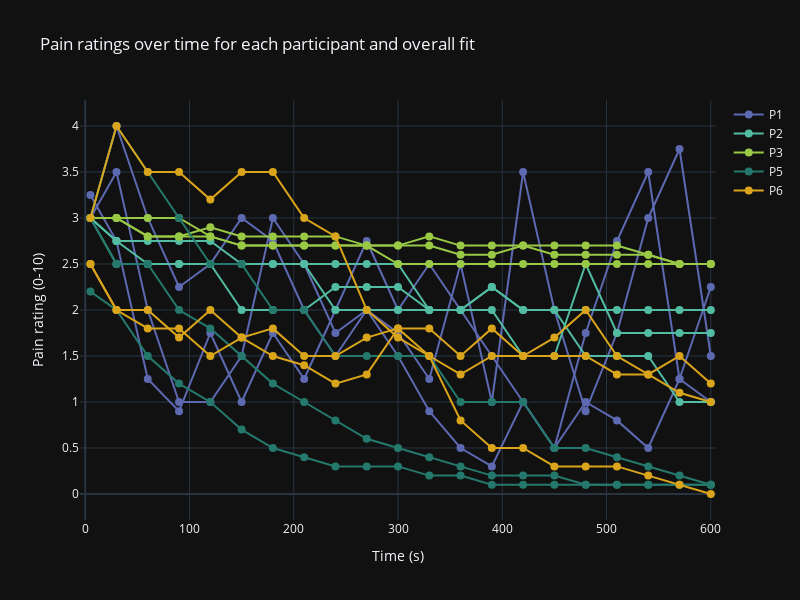

Write notebook code for a chart like this one.
### Markdown cell above
### Connected point-line plot of data (no fitting)

### Code cell
import plotly.graph_objects as go

tonic_data["pid"] = tonic_data["pid"].astype(str)
participant_numbers = np.unique(tonic_data["pid"])
p_colours = px.colors.qualitative.Vivid
fig = go.Figure()
for p in participant_numbers:
    for t in range(1,4):  # trials
        p=int(p)
        fig.add_trace(
            go.Scatter(
                x=tonic_data["timepoint"][(tonic_data["pid"] == str(p)) & (tonic_data["trial"] == t)],
                y=tonic_data["painrating"][(tonic_data["pid"] == str(p)) & (tonic_data["trial"] == t)]
                .to_numpy()
                .flatten(),
                mode='lines+markers',
                name=f"P{p}",
                marker=dict(size=10, opacity=0.8, color=p_colours[p]),
                showlegend = False if t>1 else True
            )
        )

fig.update_traces(
    marker_size=8,
    marker_opacity=1,
)
fig.update_layout(
    xaxis_title="Time (s)",
    yaxis_title="Pain rating (0-10)",
    width=800,
    height=600,
    template="plotly_dark",
    title="Pain ratings over time for each participant and trial",
)
fig.update_xaxes(range=[-5, 605])

fig.show()

### Figure 1 — Plotly figure (JSON) as saved in the notebook; plotly's stock layout.template omitted (floating-point values rounded to 4 significant figures)
{"data": [{"marker": {"color": "rgb(93, 105, 177)", "opacity": 1, "size": 8}, "mode": "lines+markers", "name": "P1", "showlegend": true, "type": "scatter", "x": [5, 30, 60, 90, 120, 150, 180, 210, 240, 270, 300, 330, 360, 390, 420, 450, 480, 510, 540, 570, 600], "y": [3, 4, 3, 2.25, 2.5, 3, 2.75, 2, 1.5, 2, 1.5, 0.9, 0.5, 0.3, 1, 0.5, 1.75, 2.75, 3.5, 1.25, 2.25]}, {"marker": {"color": "rgb(93, 105, 177)", "opacity": 1, "size": 8}, "mode": "lines+markers", "name": "P1", "showlegend": false, "type": "scatter", "x": [5, 30, 60, 90, 120, 150, 180, 210, 240, 270, 300, 330, 360, 390, 420, 450, 480, 510, 540, 570, 600], "y": [3, 3.5, 2, 1, 1, 1.5, 3, 2.5, 1.75, 2, 1.75, 1.25, 2.5, 1, 3.5, 2, 0.9, 1.75, 3, 3.75, 1.5]}, {"marker": {"color": "rgb(93, 105, 177)", "opacity": 1, "size": 8}, "mode": "lines+markers", "name": "P1", "showlegend": false, "type": "scatter", "x": [5, 30, 60, 90, 120, 150, 180, 210, 240, 270, 300, 330, 360, 390, 420, 450, 480, 510, 540, 570, 600], "y": [3.25, 2.75, 1.25, 0.9, 1.75, 1, 1.75, 1.25, 2, 2.75, 2, 2.5, 2, 1.5, 1, 0.5, 1, 0.8, 0.5, 1.25, 1]}, {"marker": {"color": "rgb(82, 188, 163)", "opacity": 1, "size": 8}, "mode": "lines+markers", "name": "P2", "showlegend": true, "type": "scatter", "x": [5, 30, 60, 90, 120, 150, 180, 210, 240, 270, 300, 330, 360, 390, 420, 450, 480, 510, 540, 570, 600], "y": [3, 2.75, 2.75, 2.75, 2.75, 2.5, 2.5, 2.5, 2.5, 2.5, 2.5, 2, 2, 2.25, 2, 2, 2, 2, 2, 2, 2]}, {"marker": {"color": "rgb(82, 188, 163)", "opacity": 1, "size": 8}, "mode": "lines+markers", "name": "P2", "showlegend": false, "type": "scatter", "x": [5, 30, 60, 90, 120, 150, 180, 210, 240, 270, 300, 330, 360, 390, 420, 450, 480, 510, 540, 570, 600], "y": [3, 2.5, 2.5, 2.5, 2.5, 2.5, 2.5, 2.5, 2, 2, 2, 2, 2, 2.25, 2, 2, 1.5, 1.5, 1.5, 1, 1]}, {"marker": {"color": "rgb(82, 188, 163)", "opacity": 1, "size": 8}, "mode": "lines+markers", "name": "P2", "showlegend": false, "type": "scatter", "x": [5, 30, 60, 90, 120, 150, 180, 210, 240, 270, 300, 330, 360, 390, 420, 450, 480, 510, 540, 570, 600], "y": [3, 2.75, 2.5, 2.5, 2.5, 2, 2, 2, 2.25, 2.25, 2.25, 2, 2, 2, 1.5, 1.5, 2.5, 1.75, 1.75, 1.75, 1.75]}, {"marker": {"color": "rgb(153, 201, 69)", "opacity": 1, "size": 8}, "mode": "lines+markers", "name": "P3", "showlegend": true, "type": "scatter", "x": [5, 30, 60, 90, 120, 150, 180, 210, 240, 270, 300, 330, 360, 390, 420, 450, 480, 510, 540, 570, 600], "y": [3, 3, 3, 3, 2.8, 2.7, 2.7, 2.7, 2.7, 2.7, 2.7, 2.8, 2.7, 2.7, 2.7, 2.7, 2.7, 2.7, 2.6, 2.5, 2.5]}, {"marker": {"color": "rgb(153, 201, 69)", "opacity": 1, "size": 8}, "mode": "lines+markers", "name": "P3", "showlegend": false, "type": "scatter", "x": [5, 30, 60, 90, 120, 150, 180, 210, 240, 270, 300, 330, 360, 390, 420, 450, 480, 510, 540, 570, 600], "y": [3, 3, 2.8, 2.8, 2.8, 2.7, 2.7, 2.7, 2.7, 2.7, 2.5, 2.5, 2.5, 2.5, 2.5, 2.5, 2.5, 2.5, 2.5, 2.5, 2.5]}, {"marker": {"color": "rgb(153, 201, 69)", "opacity": 1, "size": 8}, "mode": "lines+markers", "name": "P3", "showlegend": false, "type": "scatter", "x": [5, 30, 60, 90, 120, 150, 180, 210, 240, 270, 300, 330, 360, 390, 420, 450, 480, 510, 540, 570, 600], "y": [3, 3, 2.8, 2.8, 2.9, 2.8, 2.8, 2.8, 2.8, 2.7, 2.7, 2.7, 2.6, 2.6, 2.7, 2.6, 2.6, 2.6, 2.6, 2.5, 2.5]}, {"marker": {"color": "rgb(36, 121, 108)", "opacity": 1, "size": 8}, "mode": "lines+markers", "name": "P5", "showlegend": true, "type": "scatter", "x": [5, 30, 60, 90, 120, 150, 180, 210, 240, 270, 300, 330, 360, 390, 420, 450, 480, 510, 540, 570, 600], "y": [3, 4, 3.5, 3, 2.5, 2.5, 2, 2, 1.5, 1.5, 1.5, 1.5, 1, 1, 1, 0.5, 0.5, 0.4, 0.3, 0.2, 0.1]}, {"marker": {"color": "rgb(36, 121, 108)", "opacity": 1, "size": 8}, "mode": "lines+markers", "name": "P5", "showlegend": false, "type": "scatter", "x": [5, 30, 60, 90, 120, 150, 180, 210, 240, 270, 300, 330, 360, 390, 420, 450, 480, 510, 540, 570, 600], "y": [3, 2.5, 2.5, 2, 1.8, 1.5, 1.2, 1, 0.8, 0.6, 0.5, 0.4, 0.3, 0.2, 0.2, 0.2, 0.1, 0.1, 0.1, 0.1, 0.1]}, {"marker": {"color": "rgb(36, 121, 108)", "opacity": 1, "size": 8}, "mode": "lines+markers", "name": "P5", "showlegend": false, "type": "scatter", "x": [5, 30, 60, 90, 120, 150, 180, 210, 240, 270, 300, 330, 360, 390, 420, 450, 480, 510, 540, 570, 600], "y": [2.2, 2, 1.5, 1.2, 1, 0.7, 0.5, 0.4, 0.3, 0.3, 0.3, 0.2, 0.2, 0.1, 0.1, 0.1, 0.1, 0.1, 0.1, 0.1, 0.1]}, {"marker": {"color": "rgb(218, 165, 27)", "opacity": 1, "size": 8}, "mode": "lines+markers", "name": "P6", "showlegend": true, "type": "scatter", "x": [5, 30, 60, 90, 120, 150, 180, 210, 240, 270, 300, 330, 360, 390, 420, 450, 480, 510, 540, 570, 600], "y": [3, 4, 3.5, 3.5, 3.2, 3.5, 3.5, 3, 2.8, 2, 1.7, 1.5, 0.8, 0.5, 0.5, 0.3, 0.3, 0.3, 0.2, 0.1, 0]}, {"marker": {"color": "rgb(218, 165, 27)", "opacity": 1, "size": 8}, "mode": "lines+markers", "name": "P6", "showlegend": false, "type": "scatter", "x": [5, 30, 60, 90, 120, 150, 180, 210, 240, 270, 300, 330, 360, 390, 420, 450, 480, 510, 540, 570, 600], "y": [2.5, 2, 2, 1.7, 2, 1.7, 1.8, 1.5, 1.5, 1.7, 1.8, 1.5, 1.3, 1.5, 1.5, 1.7, 2, 1.5, 1.3, 1.1, 1]}, {"marker": {"color": "rgb(218, 165, 27)", "opacity": 1, "size": 8}, "mode": "lines+markers", "name": "P6", "showlegend": false, "type": "scatter", "x": [5, 30, 60, 90, 120, 150, 180, 210, 240, 270, 300, 330, 360, 390, 420, 450, 480, 510, 540, 570, 600], "y": [2.5, 2, 1.8, 1.8, 1.5, 1.7, 1.5, 1.4, 1.2, 1.3, 1.8, 1.8, 1.5, 1.8, 1.5, 1.5, 1.5, 1.3, 1.3, 1.5, 1.2]}], "layout": {"height": 600, "title": {"text": "Pain ratings over time for each participant and overall fit"}, "width": 800, "xaxis": {"range": [-5, 605], "title": {"text": "Time (s)"}}, "yaxis": {"title": {"text": "Pain rating (0-10)"}}}}
